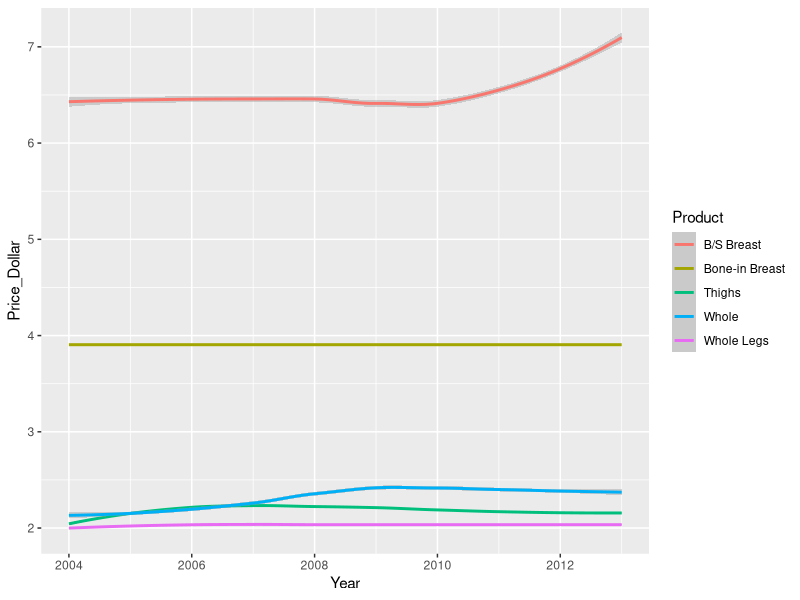

R code for this plot:
## ---- chunk 1
library(tidyverse) 
library(dplyr) 
library(knitr) 
library(readxl) 
library(ggplot2) 
library(broom) 

## ---- chunk 2
poultry <- read_excel("../../_data/poultry_tidy.xlsx")
## ---- chunk 3
poultry 
## ---- chunk 4
poultry %>% group_by(`Price_Dollar`)%>% 
  
# first line groups the data by the price in the 
#Price_Dollar column so the data in the column is sorted into chunks of the same price. 
  
select(!(`Month`))%>% 
  
# This select function selects all columns except for the one called "Month" 
  
filter(Product=="B/S Breast") %>% 
  
# The line above selects only the Product in the 
#"Product" column called "B/S Breast, or boneless chicken breast" 
  
arrange(desc(`Price_Dollar`)) %>% 

# The above line sorts or arranges the column of 
# Price in dollars or "Price_Dollar" in descending order 
#starting above 7 dollars and going down closer to 6 dollars 
rename(Chicken_Bonless_Breast_Price=Price_Dollar)

# This above line renames the column 
#"Price_Dollar" into column "Chicken_Boneless_Breast_Price" 
# The line above takes the poultry data frame, it then finds the mean price in dollars and removes all N/A observations 
## ---- chunk 5
summarise(poultry, mean(`Price_Dollar`, na.rm = TRUE)) 
## ---- chunk 6
poultry %>% group_by(Year, Price_Dollar, Product) %>% ggplot() + geom_smooth(mapping=aes(y=Price_Dollar, x=Year, color=Product), na.rm=TRUE) 
